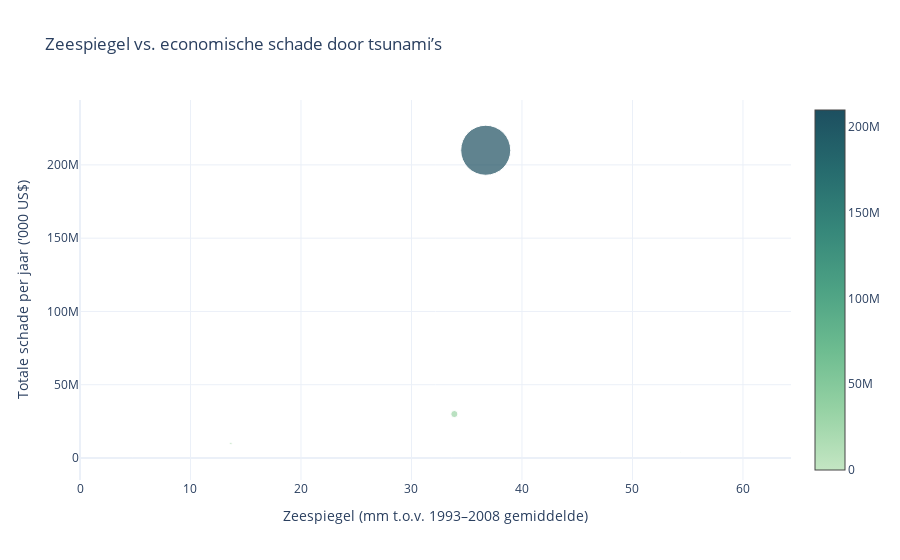

Here is the notebook cell this chart was saved with:
### Code cell
import pandas as pd
import plotly.graph_objects as go

disasters = pd.read_csv('1900_2021_DISASTERS.xlsx - emdat data.csv')
sea_level = pd.read_csv('Global_sea_level_rise.csv')

tsunamis = disasters[disasters['Disaster Subtype'].isin(['Tsunami', 'Tsunami/Tidal wave'])]

damages_per_year = tsunamis.groupby('Year')["Total Damages ('000 US$)"].sum().reset_index()

combined = pd.merge(damages_per_year, sea_level, left_on='Year', right_on='year', how='inner')

max_damage = combined["Total Damages ('000 US$)"].max()
marker_sizes = combined["Total Damages ('000 US$)"] / max_damage * 50

fig = go.Figure()

fig.add_trace(
    go.Scatter(
        x=combined['mmfrom1993-2008average'],
        y=combined["Total Damages ('000 US$)"],
        mode='markers',
        name='Totale Schade',
        marker=dict(
            size=marker_sizes,
            color=combined["Total Damages ('000 US$)"],
            colorscale='blugrn',
            showscale=True,
        ),
        hovertext=combined['Year'],
        hoverinfo='text+x+y'
    )
)

max_sea_level = combined['mmfrom1993-2008average'].max()
fig.update_xaxes(
    title='Zeespiegel (mm t.o.v. 1993–2008 gemiddelde)',
    range=[0, max_sea_level + 10]
)

fig.update_yaxes(title="Totale schade per jaar ('000 US$)")

fig.update_layout(
    title='Zeespiegel vs. economische schade door tsunami’s',
    template='plotly_white'
)

fig.show()

### Figure 1 — Plotly figure (JSON) as saved in the notebook; plotly's stock layout.template omitted (floating-point values rounded to 4 significant figures)
{"data": [{"hoverinfo": "text+x+y", "hovertext": [1901.0, 1905.0, 1928.0, 1931.0, 1933.0, 1944.0, 1946.0, 1952.0, 1958.0, 1960.0, 1964.0, 1968.0, 1969.0, 1975.0, 1979.0, 1983.0, 1993.0, 1996.0, 1997.0, 1998.0, 2001.0, 2002.0, 2004.0, 2006.0, 2007.0, 2009.0, 2010.0, 2011.0, 2013.0, 2015.0, 2016.0, 2018.0], "marker": {"color": [0.0, 0.0, 0.0, 0.0, 0.0, 0.0, 25000.0, 900.0, 0.0, 1265000.0, 1111000.0, 0.0, 0.0, 0.0, 0.0, 416000.0, 1000000.0, 0.0, 0.0, 0.0, 300000.0, 0.0, 9991000.0, 55000.0, 0.0, 533500.0, 30000000.0, 210000000.0, 2000.0, 800000.0, 3900000.0, 1450000.0], "colorscale": [[0, "rgb(196, 230, 195)"], [0.1667, "rgb(150, 210, 164)"], [0.3333, "rgb(109, 188, 144)"], [0.5, "rgb(77, 162, 132)"], [0.6667, "rgb(54, 135, 122)"], [0.8333, "rgb(38, 107, 110)"], [1, "rgb(29, 79, 96)"]], "showscale": true, "size": [0.0, 0.0, 0.0, 0.0, 0.0, 0.0, 0.005952, 0.0002143, 0.0, 0.3012, 0.2645, 0.0, 0.0, 0.0, 0.0, 0.09905, 0.2381, 0.0, 0.0, 0.0, 0.07143, 0.0, 2.379, 0.0131, 0.0, 0.127, 7.143, 50.0, 0.0004762, 0.1905, 0.9286, 0.3452]}, "mode": "markers", "name": "Totale Schade", "type": "scatter", "x": [-156.5, -154.4, -128.9, -126.7, -120.0, -116.9, -92.68, -84.48, -72.91, -66.88, -70.98, -72.81, -62.61, -45.85, -46.81, -22.28, -22.78, -11.95, -2.647, -10.81, 4.719, 2.153, 13.65, 9.519, 22.79, 33.65, 33.88, 36.72, 41.34, 50.46, 54.35, 53.09], "y": [0.0, 0.0, 0.0, 0.0, 0.0, 0.0, 25000.0, 900.0, 0.0, 1265000.0, 1111000.0, 0.0, 0.0, 0.0, 0.0, 416000.0, 1000000.0, 0.0, 0.0, 0.0, 300000.0, 0.0, 9991000.0, 55000.0, 0.0, 533500.0, 30000000.0, 210000000.0, 2000.0, 800000.0, 3900000.0, 1450000.0]}], "layout": {"title": {"text": "Zeespiegel vs. economische schade door tsunami’s"}, "xaxis": {"range": [0, 64.35], "title": {"text": "Zeespiegel (mm t.o.v. 1993–2008 gemiddelde)"}}, "yaxis": {"title": {"text": "Totale schade per jaar ('000 US$)"}}}}
